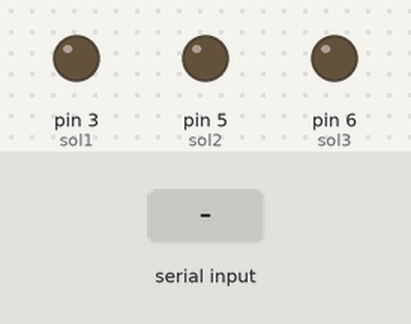
Bench run of a sketch on a simulated Arduino Uno, built with avr-gcc and run on an emulated ATmega328P. On the bench: output pins drawn as LEDs (lit = HIGH). Inputs (shaded band) come from the test bench.

Above: at 1.2 s.
1.3 s: "90,45,200\n" received over Serial
At 2.6 s:
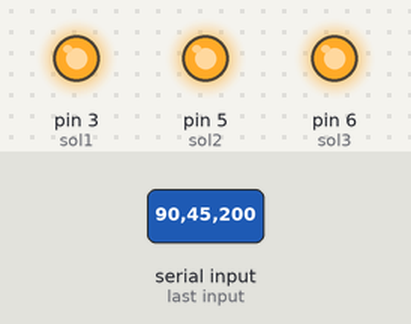
Timing chart, 0 to 4.3 s (numbered marks = the images above; inputs shaded):
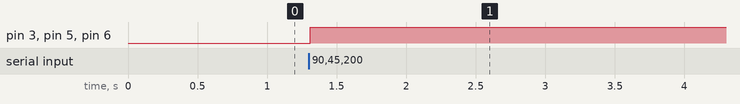

Measured:
- after the input at 1.3 s, pin 3 (sol1), pin 5 (sol2), pin 6 (sol3): LOW → HIGH at once

The sketch:

soundCity3Sol.ino
```cpp
int sol1 = 3;
int sol2 = 5;
int sol3 = 6;

int sol1State = 0;
int sol2State = 0;
int sol3State = 0;

void setup() {
  pinMode(sol1, OUTPUT);
  pinMode(sol2, OUTPUT);
  pinMode(sol3, OUTPUT);
  Serial.begin(9600);
}

void loop() {
  if (Serial.available() > 0 ) {
    sol1State = Serial.parseInt();
    sol2State = Serial.parseInt();
    sol3State = Serial.parseInt();
    if (Serial.read() == '\n') {
      digitalWrite(sol1, sol1State);
      digitalWrite(sol2, sol2State);
      digitalWrite(sol3, sol3State);
    }
  }
}
```
